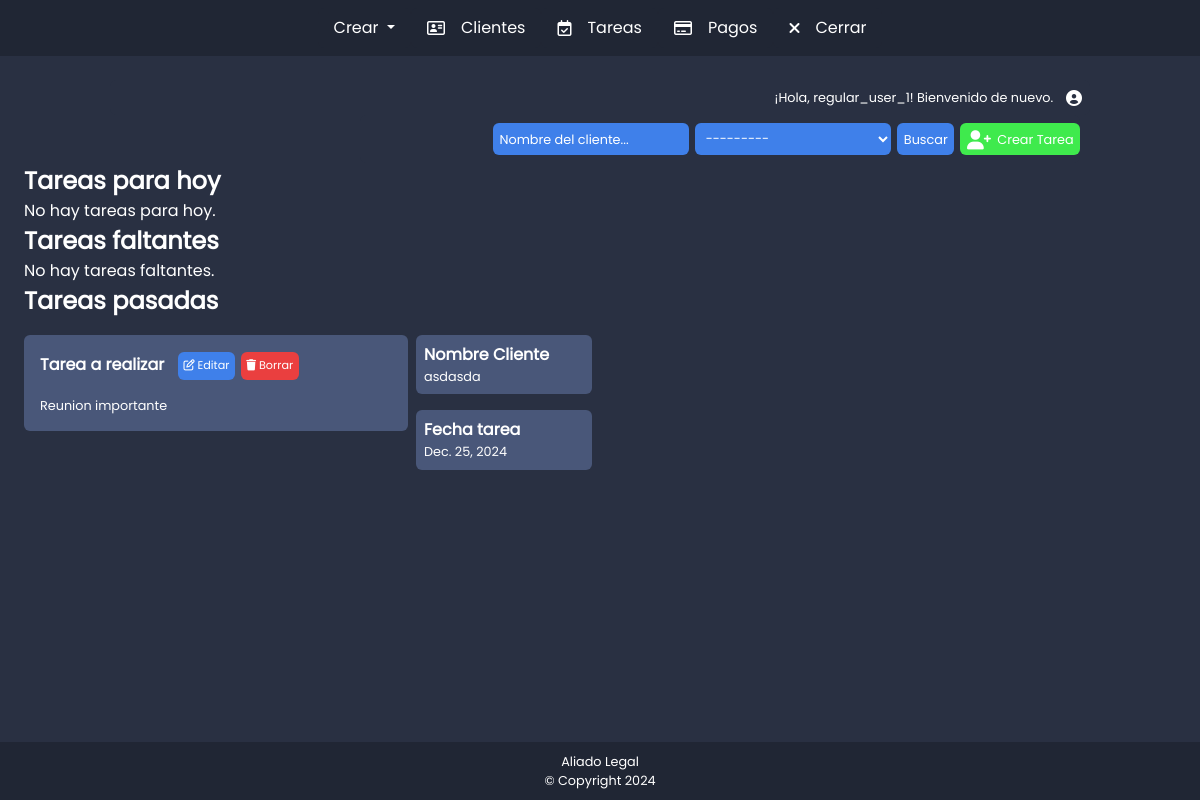
/schedule/ (signed in), run on an earlier commit of the app's database.
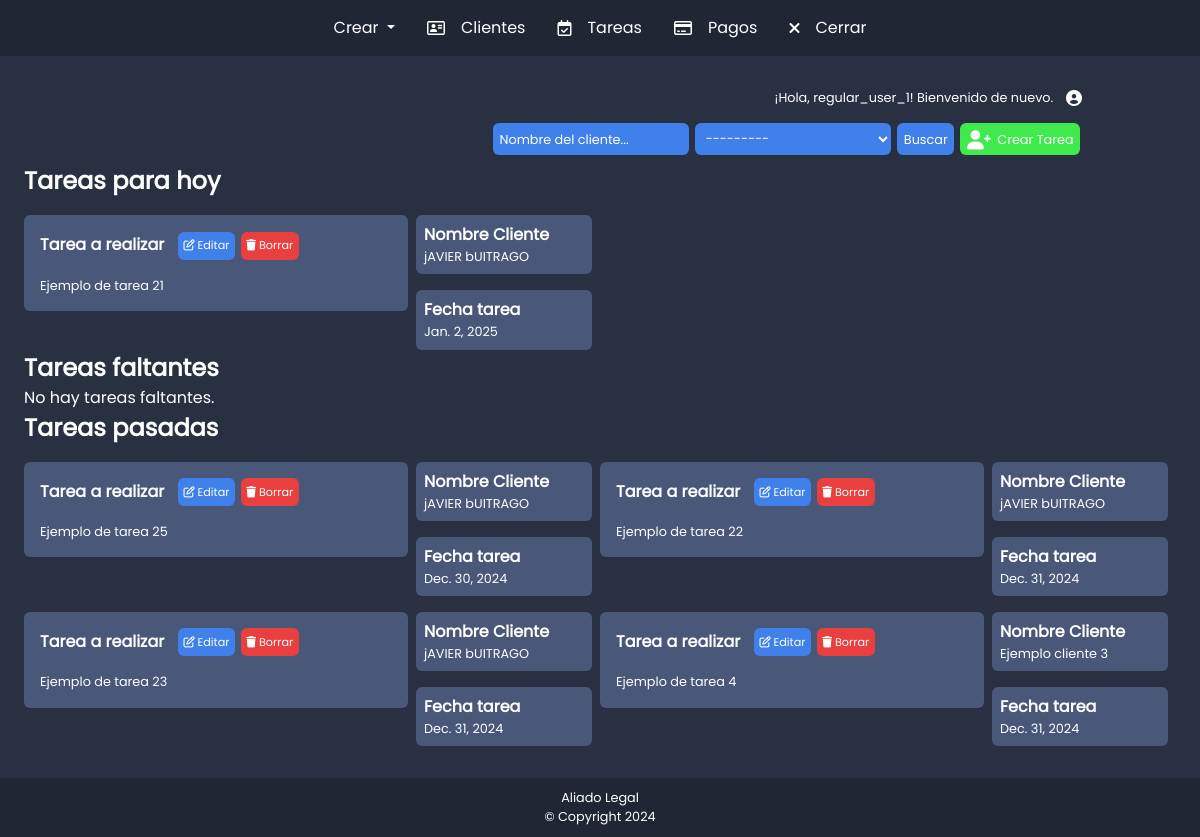
And on a later commit of the database.
### schedule/models.py (models this page shows, shortened)
class Task(models.Model):
    cliente = models.ForeignKey(Cliente, on_delete=models.CASCADE, related_name='tasks')
    tarea = models.TextField()
    fecha_tarea = models.DateField()
    abogado = models.ForeignKey(User, on_delete=models.CASCADE, related_name='tasks')
    creada_en = models.DateTimeField(auto_now_add=True)
    class Meta:
        ordering = ['fecha_tarea']

### clients/models.py (models this page shows)
class Cliente(models.Model):
    nombres = models.CharField(max_length=255)
    telefono = models.CharField(max_length=15)
    abogado = models.ForeignKey(User, related_name='clientes', on_delete=models.CASCADE)
    def __str__(self):
        return self.nombres

### schedule/views.py (the view)
# urls.py: path('', views.task_list, name='task_list'),
@login_required
def task_list(request):
    today = date.today()
    if is_moderator(request.user):
        tasks = Task.objects.all()  # Moderadores pueden ver todas las tareas
    else:
        tasks = Task.objects.filter(abogado=request.user)  # Abogados solo ven sus tareas
    form = TaskSearchForm(request.GET, user=request.user)  # Pasamos el usuario al formulario
    if form.is_valid():
        abogado = form.cleaned_data.get('abogado')
        cliente_nombre = form.cleaned_data.get('cliente_nombre')
        fecha_inicio = form.cleaned_data.get('fecha_inicio')
        fecha_fin = form.cleaned_data.get('fecha_fin')
        if abogado:
            tasks = tasks.filter(abogado=abogado)
        if cliente_nombre:
            tasks = tasks.filter(cliente__nombres__icontains=cliente_nombre)
        if fecha_inicio:
            tasks = tasks.filter(fecha_tarea__gte=fecha_inicio)
        if fecha_fin:
            tasks = tasks.filter(fecha_tarea__lte=fecha_fin)
        tasks_hoy = tasks.filter(fecha_tarea=today)  # Tareas para este día
        tasks_futuras = tasks.filter(fecha_tarea__gt=today)  # Tareas faltantes
        tasks_pasadas = tasks.filter(fecha_tarea__lt=today)  # Tareas pasadas
        return render(request, 'task_list.html', {
            'form': form,
            'tasks_hoy': tasks_hoy,
            'tasks_futuras': tasks_futuras,
            'tasks_pasadas': tasks_pasadas,
        })

### schedule/forms.py
class TaskSearchForm(forms.Form):
    abogado = forms.ModelChoiceField(
        queryset=User.objects.none(),
        required=False,
        widget=forms.Select(attrs={'class': 'inputsCrearNuevaTarea'})
    )
    cliente_nombre = forms.CharField(
        max_length=100,
        required=False,
        widget=forms.TextInput(attrs={'class': 'inputsCrearNuevaTarea', 'placeholder': 'Nombre del cliente...'})
    )
    def __init__(self, *args, **kwargs):
        self.user = kwargs.pop('user', None)
        super().__init__(*args, **kwargs)  # Llamar al constructor base de Form
        if self.user:
            if self.user.groups.filter(name='Moderador').exists():
                self.fields['abogado'].queryset = User.objects.filter(groups__name='Usuario Regular')
            elif self.user.groups.filter(name='Usuario Regular').exists():
                self.fields['abogado'].queryset = User.objects.filter(id=self.user.id)

### schedule/views.py (called while the page is built)
def is_moderator(user):
    return user.groups.filter(name="Moderador").exists()

### tariffing/context_processor.py (called while the page is built)
def is_moderator(request):
    if request.user.is_authenticated:
        return {'is_moderator': request.user.groups.filter(name='Moderador').exists()}
    return {'is_moderator': False}

### schedule/templates/task_list.html (shortened to what this page needs)
{% extends 'base.html' %}
{% load static %}
{% block content %}
<link rel="stylesheet" href="{% static 'task_list.css' %}">
<div class="container-fluid divbody">
    <div class="row">
        <div class="col-1 pruebat1"></div>
        <div class="col-10">
            <div class="row">
                <div class="col-3 divTituloTabla">
                </div>
                <div class="col-9 pruebat2">
                    <form action="" class="formFiltrarNombreNumero">
                        {{ form.cliente_nombre }}
                        {{ form.abogado }}
                        <button type="submit" class="botonEnviarFormularioFiltrar">Buscar</button>
                    </form>
                    <a href="{% url 'schedule:task_create' %}">
                        <button class="botonCrearCliente">
                            <i class="fa-solid fa-user-plus"></i>
                            Crear Tarea
                        </button>
                    </a>
                </div>
            </div>
        </div>
        <div class="col-1 pruebat3"></div>
    </div>
</div>
<div class="container-fluid">
    <div class="row">
        <p class="tituloClientes">Tareas para hoy</p>
        {% if tasks_hoy %}
            {% for task in tasks_hoy %}
                <div class="col-4">
                    <div class="box">
                        <div class="divtituloTarea">
                            <p class="tituloTarea">Tarea a realizar</p>
                            <a href="{% url 'schedule:task_edit' task.id %}">
                                <button class="botonEditar" title="Editar Nota">
                                    <i class="fa-regular fa-pen-to-square"></i>
                                    Editar
                                </button>
                            </a>
                            <form action="{% url 'schedule:task_delete' task.id %}" method="post" style="display:inline;">
                                <button type="submit" class="botonEliminar" onclick="return confirm('¿Estás seguro de borrar esta tarea?');">
                                    <i class="fa-solid fa-trash"></i>
                                    Borrar
                                </button>
                            </form>
                        </div>
                        <div class="divtextoTarea">
                            <p class="textoTarea">{{ task.tarea }}</p>
                        </div>
                    </div>
                </div>
                <div class="col-md-2">
                    <div class="box">
                        <p class="tituloTarea">Nombre Cliente</p>
                        <p class="textoTarea">{{ task.cliente }}</p>
                    </div>
                    <div class="box">
                        <p class="tituloTarea">Fecha tarea</p>
                        <p class="textoTarea">{{ task.fecha_tarea }}    </p>
                    </div>
                </div>
            {% endfor %}
        {% else %}
            <p class="textoNoTareas">No hay tareas para hoy.</p>
        {% endif %}
    </div>
</div>
<div class="container-fluid">
    <div class="row">
        <p class="tituloClientes">Tareas faltantes</p>
        {% if tasks_futuras %}
            {% for task in tasks_futuras %}
                <div class="col-4">
                    <div class="box">
                        <div class="divtituloTarea">
                            <p class="tituloTarea">Tarea a realizar</p>
                            <a href="{% url 'schedule:task_edit' task.id %}">
                                <button class="botonEditar" title="Editar Nota">
                                    <i class="fa-regular fa-pen-to-square"></i>
                                    Editar
                                </button>
                            </a>
                            <form action="{% url 'schedule:task_delete' task.id %}" method="post" style="display:inline;">
                                {% csrf_token %}
                                <button type="submit" class="botonEliminar" onclick="return confirm('¿Estás seguro de borrar esta tarea?');">
                                    <i class="fa-solid fa-trash"></i>
                                    Borrar
                                </button>
                            </form>
                        </div>
                        <div class="divtextoTarea">
                            <p class="textoTarea">{{ task.tarea }}</p>
                        </div>
                    </div>
                </div>
                <div class="col-md-2">
                    {% if is_moderator %}
                    <td>{{ cliente.abogado.username }}</td>
                    {% endif %}
                    <div class="box">
                        <p class="tituloTarea">Nombre Cliente</p>
                        <p class="textoTarea">{{ task.cliente }}</p>
                    </div>
                    <div class="box">
                        <p class="tituloTarea">Fecha tarea</p>
                        <p class="textoTarea">{{ task.fecha_tarea }}    </p>
                    </div>
                </div>
            {% endfor %}
        {% else %}
            <p class="textoNoTareas">No hay tareas faltantes.</p>
        {% endif %}
    </div>
</div>
<div class="container-fluid">
    <div class="row">
        <p class="tituloClientes">Tareas pasadas</p>
        {% if tasks_pasadas %}
            {% for task in tasks_pasadas %}
                <div class="col-4">
                    <div class="box">
                        <div class="divtituloTarea">
                            <p class="tituloTarea">Tarea a realizar</p>
                            <a href="{% url 'schedule:task_edit' task.id %}">
                                <button class="botonEditar" title="Editar Nota">
                                    <i class="fa-regular fa-pen-to-square"></i>
                                    Editar
                                </button>
                            </a>
                            <form action="{% url 'schedule:task_delete' task.id %}" method="post" style="display:inline;">
                                <button type="submit" class="botonEliminar" onclick="return confirm('¿Estás seguro de borrar esta tarea?');">
                                    <i class="fa-solid fa-trash"></i>
                                    Borrar
                                </button>
                            </form>
                        </div>
                        <div class="divtextoTarea">
                            <p class="textoTarea">{{ task.tarea }}</p>
                        </div>
                    </div>
                </div>
                <div class="col-md-2">
                    <div class="box">
                        <p class="tituloTarea">Nombre Cliente</p>
                        <p class="textoTarea">{{ task.cliente }}</p>
                    </div>
                    <div class="box">
                        <p class="tituloTarea">Fecha tarea</p>
                        <p class="textoTarea">{{ task.fecha_tarea }}    </p>
                    </div>
                </div>
            {% endfor %}
        {% else %}
            <p class="textoNoTareas">No hay tareas faltantes.</p>
        {% endif %}
    </div>
</div>
{% endblock %}

### templates/base.html (shortened to what this page needs)
{% load static %}
<!DOCTYPE html>
<html lang="es">
<head>
    <link rel="stylesheet" href="{% static 'base2.css' %}">
</head>
<body>
<div class="containerCreado">
    {% include 'navbar.html' %}
    <main>
        {% if user.is_authenticated %}
        <div class="container-fluid divbody">
            <div class="row">
                <div class="col-1 pruebat1"></div>
                <div class="col-10">
                    <div class="pruebat2 mt-4">
                        <p class="nombreUser">¡Hola, {{ user.username }}! Bienvenido de nuevo.</p>
                        <i class="fa-solid fa-circle-user"></i>
                    </div>
                </div>
                <div class="col-1 pruebat3"></div>
            </div>
        </div>
        {% else %}
            <p>¡Hola! Por favor, inicia sesión.</p>
        {% endif %}
        <div class="container-fluid">
            {% block content %}
            {% endblock %}
        </div>
    </main>
    <div class="container-fluid espaciadoFooter"></div>
    <footer>
        <center>
            <p class="textoFooter">Aliado Legal</p>
            <p class="textoFooter">© Copyright 2024</p>
        </center>
    </footer>
</div>
</body>
</html>

### templates/navbar.html (shortened to what this page needs)
{% load static %}
<link rel="stylesheet" href="{% static 'navbar.css' %}">
<link rel="stylesheet" href="{% static 'bootstrap.min.css' %}">
<link rel="stylesheet" href="https://cdnjs.cloudflare.com/ajax/libs/font-awesome/6.0.0-beta3/css/all.min.css">
<header class="navbar navbar-expand-lg navbarPrincipal">
  <div class="collapse navbar-collapse" id="navbarNavDropdown">
    <ul class="navbar-nav">
      <li class="nav-item dropdown divInputIcon">
          <a class="nav-link dropdown-toggle textoNavbar" href="#" id="navbarDropdownMenuLink" role="button" data-toggle="dropdown" aria-haspopup="true" aria-expanded="false">
            Crear
          </a>
        </li>
      <div class="divInputIcon">
          <i class="fa-regular fa-address-card"></i>
          <li class="nav-item">
              <a class="nav-link textoNavbar" href="{% url 'clients:list_clients' %}">Clientes</a>
          </li>
      </div>
      <div class="divInputIcon">
          <i class="fa-regular fa-calendar-check"></i>
          <li class="nav-item">
              <a class="nav-link textoNavbar" href="{% url 'schedule:task_list' %}">Tareas</a>
          </li>
      </div>
      <div class="divInputIcon">
          <i class="fa-regular fa-credit-card"></i>
          <li class="nav-item">
              <a class="nav-link textoNavbar" href="{% url 'payments:listar_pagos' %}">Pagos</a>
          </li>
      </div>
      <div class="divInputIcon">
        <i class="fa-solid fa-xmark"></i>
          <li class="nav-item">
              <form method="POST" action="{% url 'logout' %}">
                <button type="submit" class="nav-link textoNavbar divInputIcon">Cerrar</button>
              </form>
          </li>
      </div>
    </ul>
  </div>
</header>

### static/base2.css (style rules this page uses)
.containerCreado { display: grid; min-height: 100vh; grid-template-rows: auto 1fr auto; }
main { background-color: #293042; }
.divbody { background-color: #293042; flex: 1; }
.pruebat1 { background-color: #293042; }
.pruebat2 { display: flex; align-items: center; justify-content: end; background-color: #293042; border-radius: 6px; padding: 0.5em; margin-top: 1em; }
.pruebat3 { background-color: #293042; }
p { margin-bottom: 0rem !important; }
.nombreUser { font-family: "Poppins"; color: white !important; font-weight: 400; font-size: 0.8em; margin-right: 1em; }
.fa-sun, .fa-circle-user { color: white !important; font-size: 1em !important; }
.espaciadoFooter { background-color: #293042; padding: 1em; }
footer { background-color: #202634; color: white; text-align: center; padding: 10px 0; position: relative;; }
.textoFooter { font-family: "Poppins"; color: white !important; font-weight: 400; font-size: 0.8em; }

### static/navbar.css (style rules this page uses)
.navbarPrincipal { background-color: #202634; }
.textoNavbar { font-family: "Poppins"; color: white !important; }
.divInputIcon { display: flex; align-items: center; width: 100%; background-color: #202634; border-radius: 6px; padding: 0em 0.5em; transition: background-color 0.3s ease-in-out; }
.fa-user, .fa-xmark, .fa-credit-card, .fa-calendar-check, .fa-address-card, .fa-percent, .fa-arrow-right { color: white !important; font-size: 1em !important; transition: color 0.3s ease-in-out; margin-right: 0.5em; margin-left: 0.5em; }
@media (min-width: 575px) { .dropdown { align-items: center; justify-content: center; display: flex; } }
@media (min-width: 575px) { .navbar-expand-lg .navbar-collapse { display: flex!important; flex-basis: auto; justify-content: space-around !important; } }

What changed in the data, as far as the page shows it:
removed Task: tarea "Reunion importante", cliente "asdasda", fecha_tarea "Dec. 25, 2024"
added Task: tarea "Ejemplo de tarea 21", cliente "jAVIER bUITRAGO", fecha_tarea "Jan. 2, 2025"
added Task: tarea "Ejemplo de tarea 25", cliente "jAVIER bUITRAGO", fecha_tarea "Dec. 30, 2024"
added Task: tarea "Ejemplo de tarea 22", cliente "jAVIER bUITRAGO", fecha_tarea "Dec. 31, 2024"
added Task: tarea "Ejemplo de tarea 23", cliente "jAVIER bUITRAGO", fecha_tarea "Dec. 31, 2024"
added Task: tarea "Ejemplo de tarea 4", cliente "Ejemplo cliente 3", fecha_tarea "Dec. 31, 2024"
Also different on the page:
text no longer shown: "No hay tareas para hoy."
